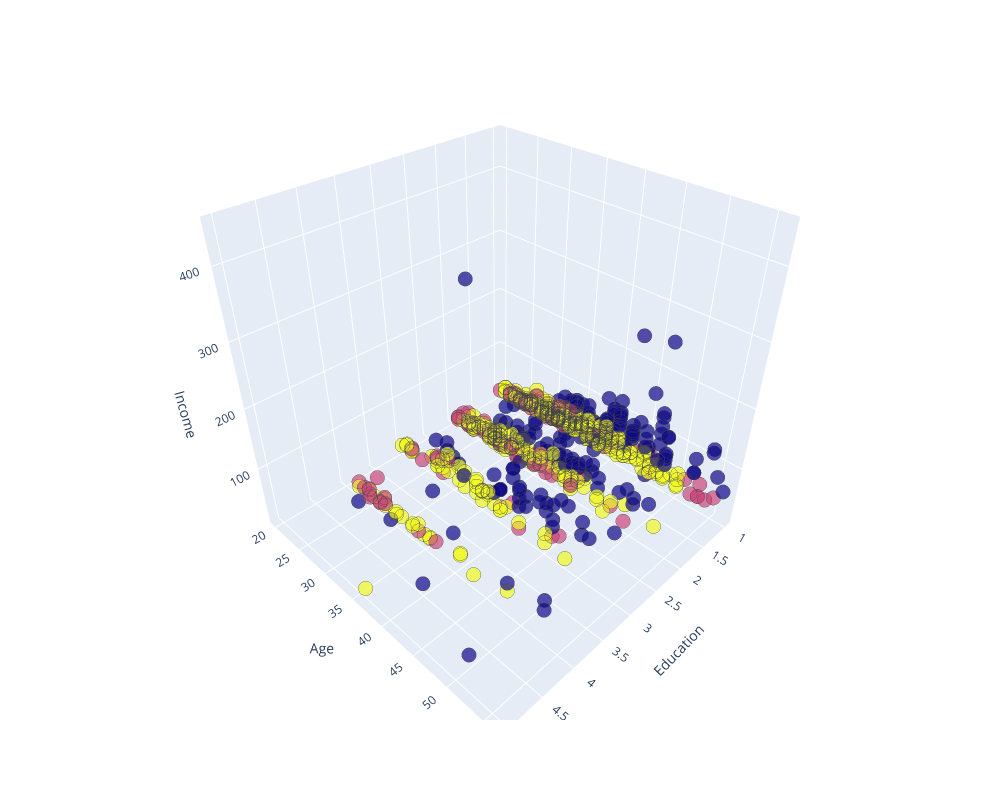

This figure's notebook cell:
### Code cell
# Interactive 3D Scatter plot
fig = px.scatter_3d(X, x=1, y=0, z=3, opacity=0.7, color=labels.astype(float))

fig.update_traces(marker=dict(size=5, line=dict(width=.25)), showlegend = False)
fig.update_layout( coloraxis_showscale=False, width=1000, height=800, scene=dict(
    xaxis=dict(title="Education"),
    yaxis=dict(title="Age"),
    zaxis=dict(title="Income")
)) # Remove color bar, resize plot

fig.show()

### Figure 1 — Plotly figure (JSON) as saved in the notebook; plotly's stock layout.template omitted (floating-point values rounded to 4 significant figures; data arrays with more than 128 entries replaced by an {"elided": "..."} marker saying what was removed)
{"data": [{"hovertemplate": "1=%{x}<br>0=%{y}<br>3=%{z}<br>color=%{marker.color}<extra></extra>", "legendgroup": "", "marker": {"color": {"elided": "700 int values"}, "coloraxis": "coloraxis", "line": {"width": 0.25}, "opacity": 0.7, "size": 5, "symbol": "circle"}, "mode": "markers", "name": "", "scene": "scene", "showlegend": false, "type": "scatter3d", "x": {"elided": "700 int values"}, "y": {"elided": "700 int values"}, "z": {"elided": "700 int values"}}], "layout": {"coloraxis": {"colorbar": {"title": {"text": "color"}}, "colorscale": [[0, "#0d0887"], [0.1111, "#46039f"], [0.2222, "#7201a8"], [0.3333, "#9c179e"], [0.4444, "#bd3786"], [0.5556, "#d8576b"], [0.6667, "#ed7953"], [0.7778, "#fb9f3a"], [0.8889, "#fdca26"], [1, "#f0f921"]], "showscale": false}, "height": 800, "legend": {"tracegroupgap": 0}, "margin": {"t": 60}, "scene": {"domain": {"x": [0, 1], "y": [0, 1]}, "xaxis": {"title": {"text": "Education"}}, "yaxis": {"title": {"text": "Age"}}, "zaxis": {"title": {"text": "Income"}}}, "width": 1000}}
